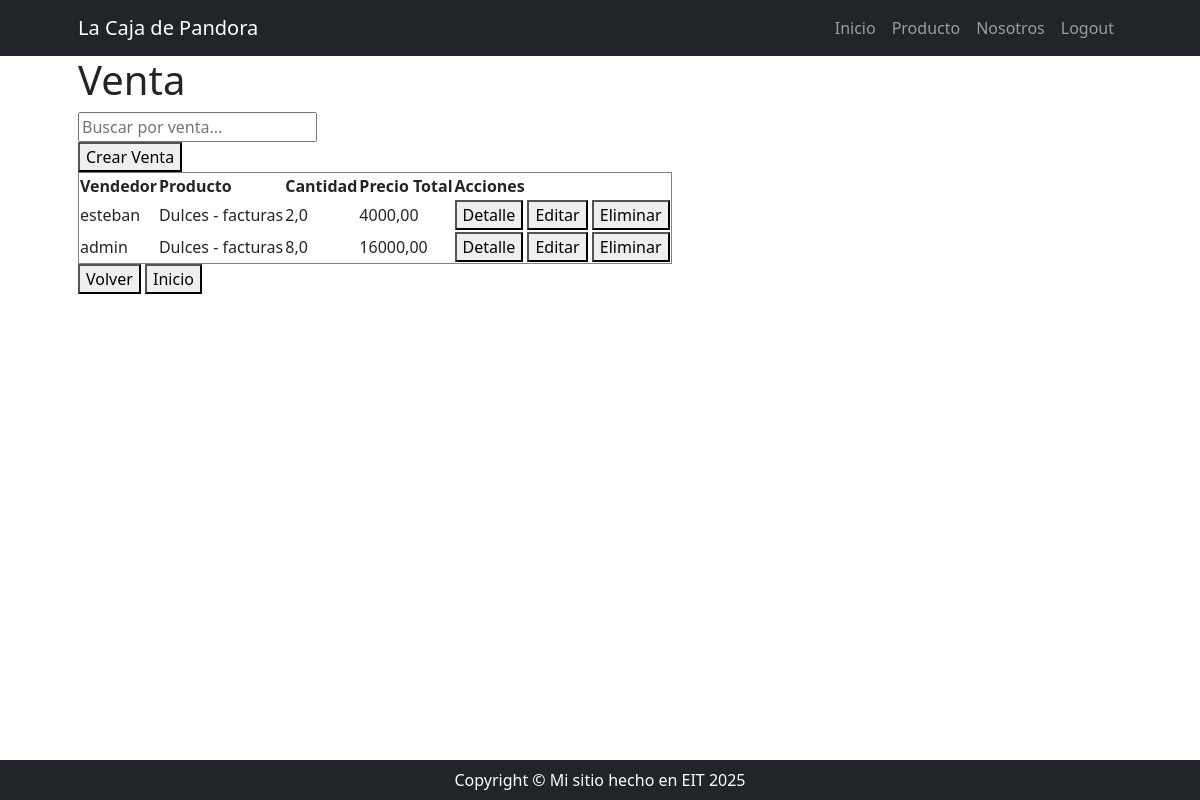
Before: /producto/venta/list/ (signed in) with the older database file.
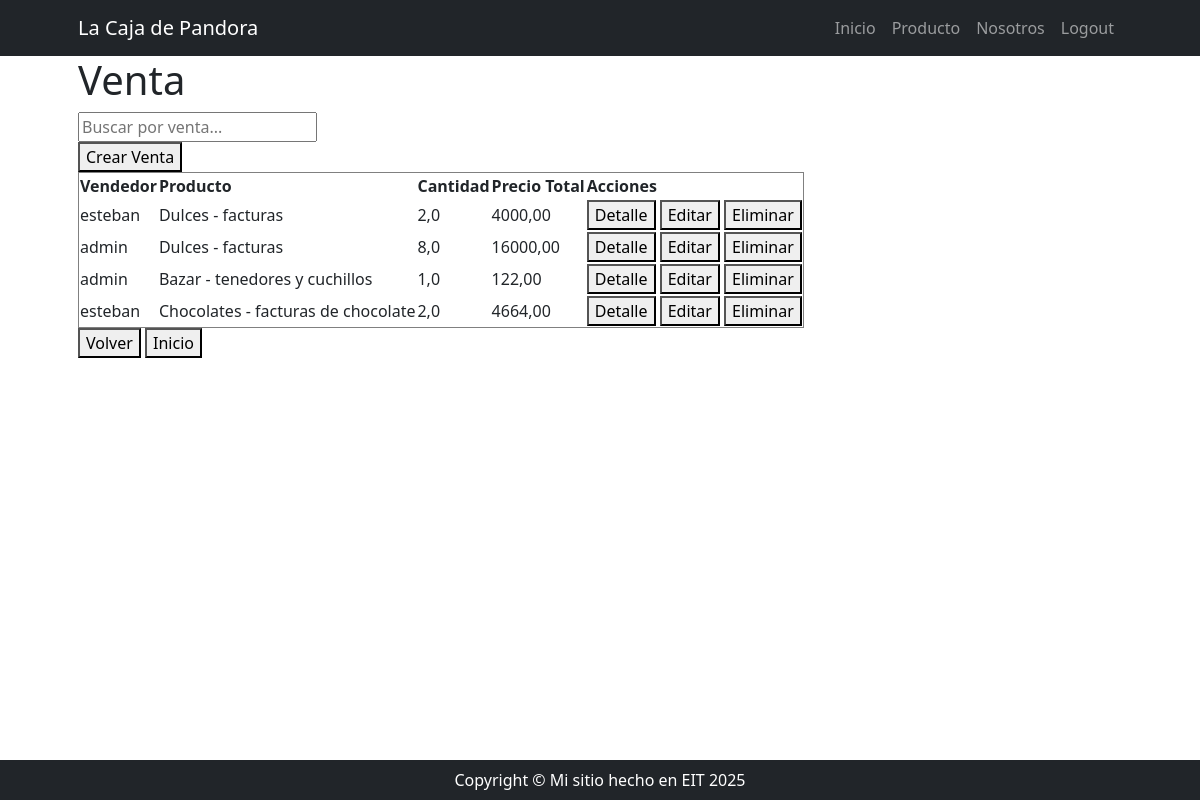
After: the same page with the newer database file.
### producto/models.py (models this page shows, shortened)
class Venta(models.Model):
    vendedor = models.ForeignKey(
        Vendedor, on_delete=models.PROTECT, editable=False, blank=True, null=True
    )
    producto = models.ForeignKey(Producto, on_delete=models.PROTECT)
    cantidad = models.FloatField()
    precio_total = models.DecimalField(max_digits=10, decimal_places=2, editable=False)
    fecha_venta = models.DateTimeField(default=timezone.now, editable=False)

class Vendedor(models.Model):
    user = models.OneToOneField(User, on_delete=models.CASCADE, verbose_name='usuario')
    telefono = PhoneNumberField(blank=True)
    imagen_perfil = models.ImageField(
        upload_to='perfiles_vendedores', blank=True, null=True, verbose_name='imagen de perfil'
    )
    class Meta:
        verbose_name = 'vendedor'
        verbose_name_plural = 'vendedores'

class Producto(models.Model):
    categoria = models.ForeignKey(
        Categoria, on_delete=models.SET_NULL, null=True, blank=True, verbose_name='categoría'
    )
    nombre = models.CharField(max_length=100, db_index=True)
    descripcion = models.TextField(verbose_name='descripción', null=True, blank=True)
    precio = models.DecimalField(max_digits=10, decimal_places=2)
    stock = models.FloatField()
    def __str__(self):
        if self.categoria:
            return f'{self.categoria} - {self.nombre}'
        return self.nombre
    class Meta:
        unique_together = ('categoria', 'nombre')
        verbose_name = 'producto'
        verbose_name_plural = 'productos'

class Categoria(models.Model):
    nombre = models.CharField(max_length=100, unique=True)
    descripcion = models.TextField(verbose_name='descripción', null=True, blank=True)
    def __str__(self) -> str:
        return self.nombre
    class Meta:
        ordering = ['nombre']
        verbose_name = 'categoría de productos'
        verbose_name_plural = 'categorías de productos'

### producto/views_models/venta.py (the view)
# urls.py: path('venta/list/', venta.VentaListView.as_view(), name='venta_list'),
class VentaListView(ListView):
    model = Venta

### producto/templates/producto/venta_list.html
{% extends 'core/base.html' %}
{% block content %}
    <h1>Venta</h1>
    <form method="get">
        <input type="text" name="busqueda" placeholder="Buscar por venta...">
    </form>
    <a href="{% url 'producto:venta_create' %}">
        <button>Crear Venta</button></a>
    <table border="1">
        <thead>
            <tr>
                <th>Vendedor</th>
                <th>Producto</th>
                <th>Cantidad</th>
                <th>Precio Total</th>
                <th>Acciones</th>
            </tr>
        </thead>
        <tbody>
            {% for venta in object_list %}
                <tr>
                    <td>{{ venta.vendedor.user.username }} </td>
                    <td>{{ venta.producto }} </td>
                    <td>{{ venta.cantidad }} </td>
                    <td>{{ venta.precio_total }} </td>
                    <td>
                        <a href="#"><button>Detalle</button></a>
                        <a href="#"><button>Editar</button></a>
                        <a href="#"><button>Eliminar</button></a>
                    </td>
                </tr>
            {% empty %}
                <tr>
                    <td>No hay datos disponibles</td>
                </tr>
            {% endfor %}
        </tbody>
    </table>
    <a href="{% url 'producto:index' %}"><button>Volver</button></a>
    <a href="{% url 'core:index' %}"><button>Inicio</button></a>
{% endblock %}

Changed rows visible on the page:
added Venta: vendedor.user.username "admin", producto "Bazar - tenedores y cuchillos", cantidad "1,0", precio_total "122,00"
added Venta: vendedor.user.username "esteban", producto "Chocolates - facturas de chocolate", cantidad "2,0", precio_total "4664,00"
